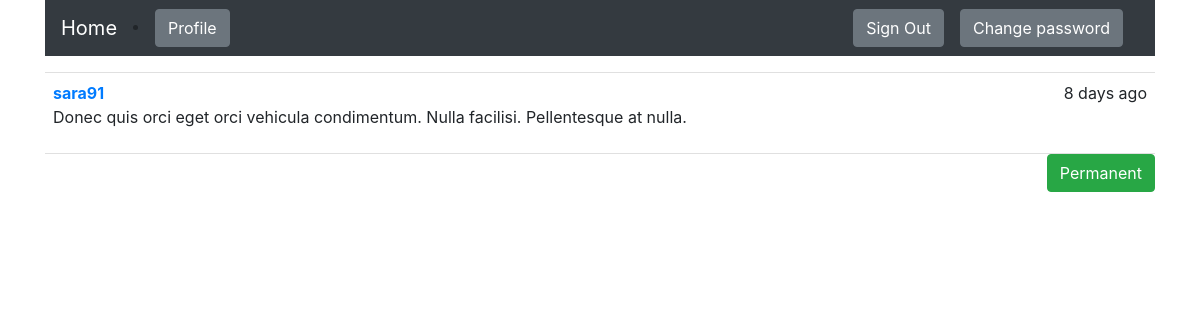
The page /post/1 (signed in) on the database its author committed.
### app/models.py (models this page shows, shortened)
class Post(db.Model, UserMixin):
	__tablename__ = 'posts'
	id = db.Column(db.Integer, primary_key = True)
	body = db.Column(db.Text, nullable = False)
	timestamp = db.Column(db.DateTime, default=datetime.utcnow, index = True)
	author_id = db.Column(db.Integer, db.ForeignKey('users.id'))
	body_html = db.Column(db.Text)

class User(db.Model, UserMixin):
	__tablename__ = 'users'
	id = db.Column(db.Integer, primary_key = True)
	email = db.Column(db.String(64), unique=True, index=True)
	username = db.Column(db.String(64), unique = True, index = True)
	password_hash = db.Column(db.String(128))
	role_id = db.Column(db.Integer, db.ForeignKey('roles.id'))
	confirmed = db.Column(db.Boolean, default = False )
	name = db.Column(db.String(64))
	location = db.Column(db.String(64))
	about_me = db.Column(db.Text())
	member_since = db.Column(db.DateTime(), default = datetime.utcnow )
	last_seen = db.Column(db.DateTime(), default = datetime.utcnow )
	avatar_hash = db.Column(db.String(32))
	posts = db.relationship('Post', backref = 'author', lazy = 'dynamic')
	def ping(self):
		self.last_seen = datetime.utcnow()
		db.session.add(self)
	def can(self, permissions):
		return self.role is not None and (self.role.permissions & permissions) == permissions
	def is_admistrator(self):
		return self.can(Permission.ADMINISTER)
	@property #This will genearte a write only property field
	def password(self):
		raise AttributeError('Password is not readable attribute')

### app/main/views.py (the view)
@main.route('/post/<int:id>', methods = ['GET', 'POST'])
def post(id):
	post = Post.query.get_or_404(id)
	return render_template('post.html', posts = [post], tiltle = 'post')

### app/auth/views.py (called while the page is built)
@auth.before_app_request
def before_request():
	if current_user.is_authenticated and not current_user.confirmed and request.blueprint != 'auth':
		return redirect(url_for('auth.unconfirmed'))

@auth.before_app_request
def before_request():
	if current_user.is_authenticated and current_user.ping():
		if not current_user.confrimed and request.endpoint != 'auth':
			return redirect(url_for('auth.unconfirmed'))

### app/main/__init__.py (called while the page is built)
@main.app_context_processor
def inject_permission():
	return dict(Permission=Permission)

### app/models.py (called while the page is built)
@login_manager.user_loader
def load_user(user_id):
	return User.query.get(int(user_id))

### app/templates/post.html (shortened to what this page needs)
{% extends "base.html" %}
	{% block page_content %}
		{% include "_post.html" %}
	{% endblock %}

### app/templates/_post.html (shortened to what this page needs)
<ul class='posts'>
        {% for post in posts %}
        <li class="post">
          <div class="post-date"> {{ moment(post.timestamp).fromNow() }}</div>
          <div class="post-author">
            <a href="{{ url_for('main.user', username = post.author.username) }}">{{ post.author.username }}</a>
          </div>
          <div class="post-body">
            {% if post.body_html %}
              {{ post.body_html | safe }}
            {% else %}
              {{ post.body }}
            {% endif %}
          </div>
        </li>
        <div class="post-footer">
          <a href="{{ url_for('main.post', id = post.id )}}">
              <span class="label label-default btn btn-success">Permanent</span>
            </a>
        </div>
        {% endfor %}
  </ul>

### app/static/style.css (style rules this page uses)
ul.posts { list-style-type: none; padding: 0px; margin: 16px 0px 0px 0px; border-top: 1px solid #e0e0e0; }
ul.posts li.post { padding: 8px; border-bottom: 1px solid #e0e0e0; }
div.post-date { float: right; }
div.post-author { font-weight: bold; }
div.post-footer { text-align: right; }

### rows shown on the page
Post: timestamp "8 days ago", author.username "sara91", body_html "Donec quis orci eget orci vehicula condimentum. Nulla facilisi. Pellentesque at nulla."
